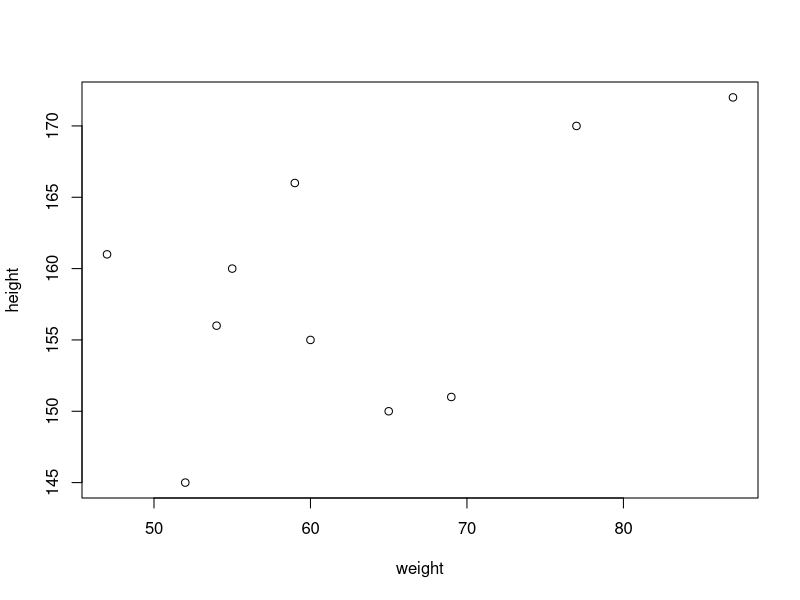
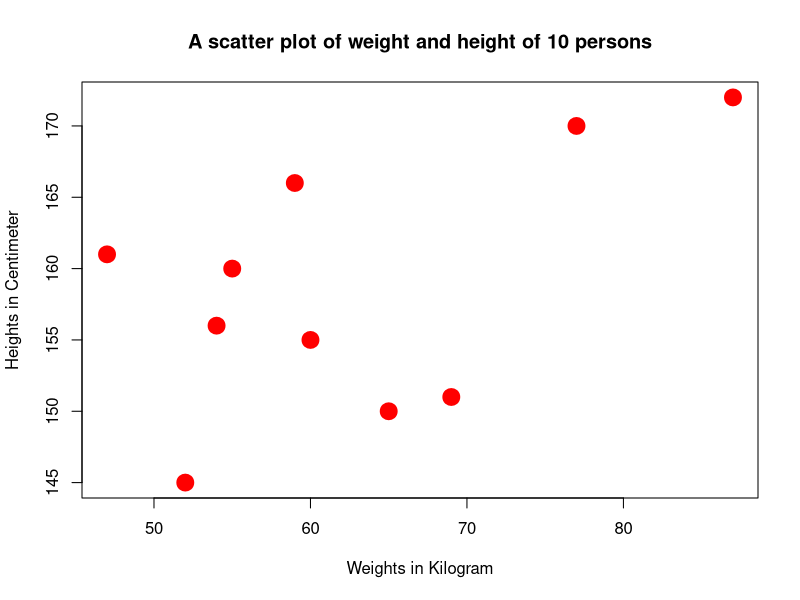
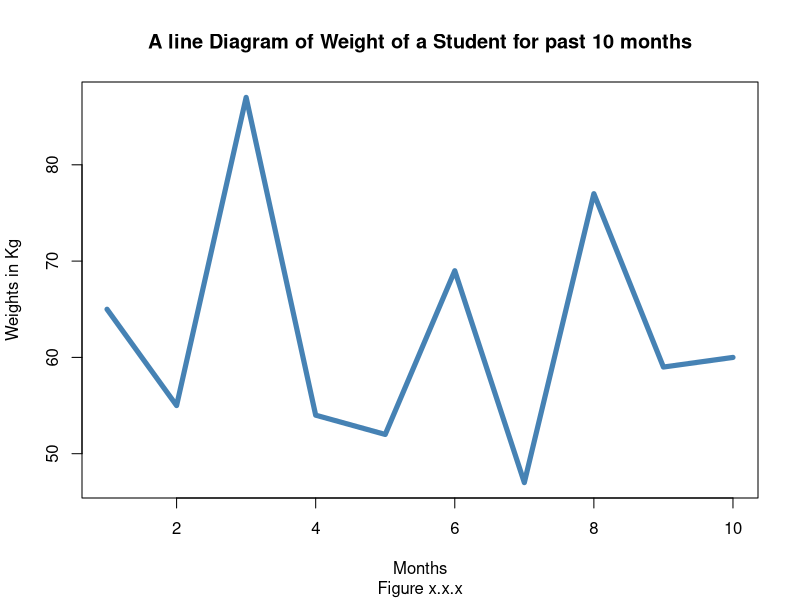
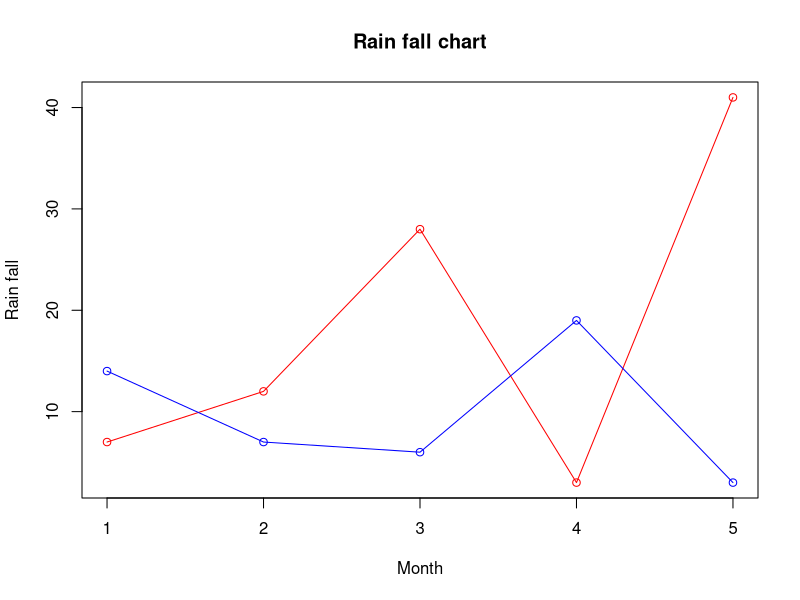
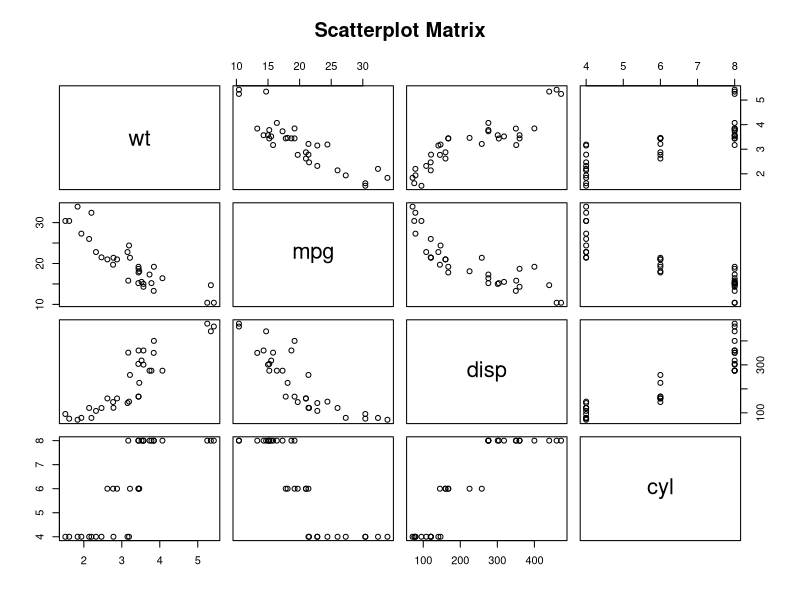
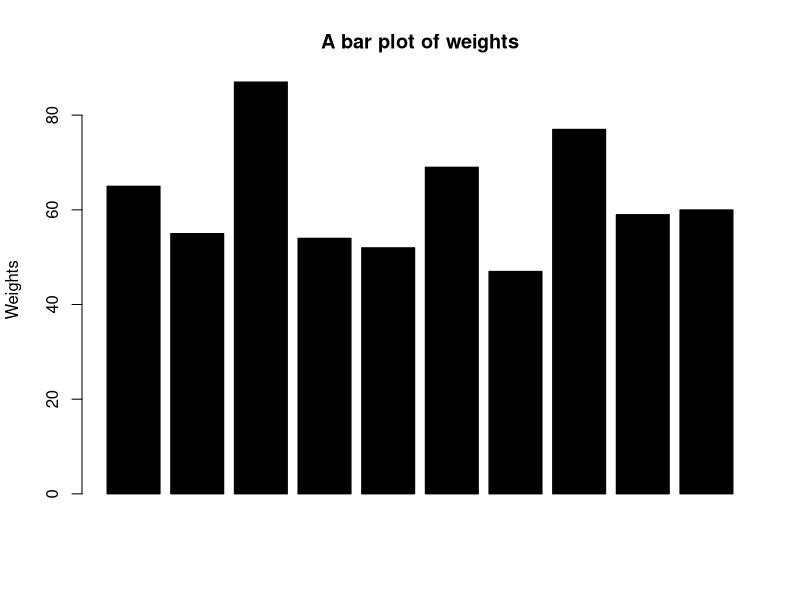
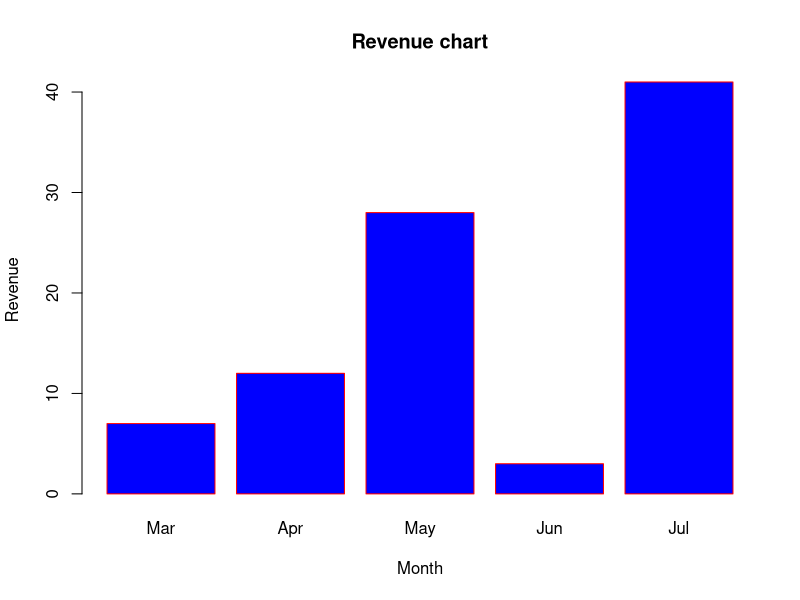
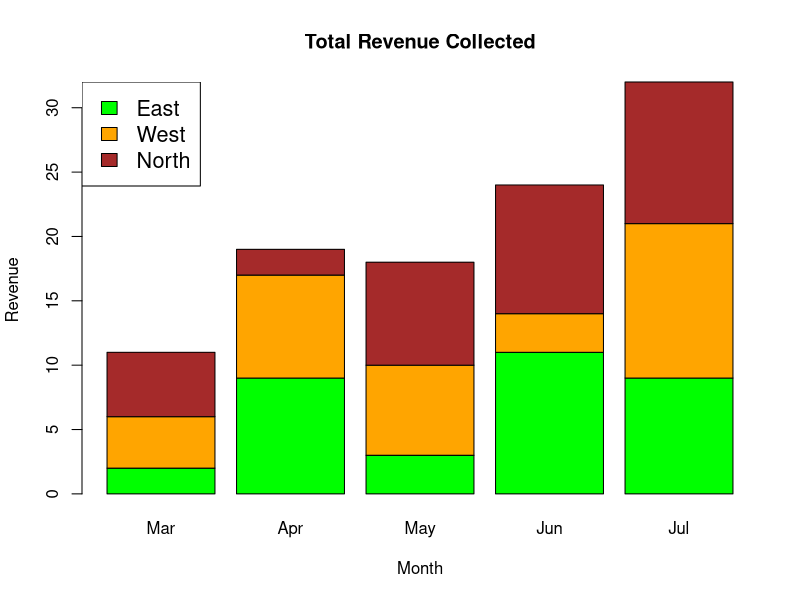

Generate these figures, in order, with R:
## ---- chunk 1
weight=c(65,55,87,54,52,69,47,77,59,60)
height=c(150,160,172,156,145,151,161,170,166,155)
plot(weight,height)
## ---- chunk 2
plot(weight,height,
     main = "A scatter plot of weight and height of 10 persons",
     xlab = "Weights in Kilogram",ylab = "Heights in Centimeter",
     col="red",
     lwd=10)
## ---- chunk 3
plot(1:10,weight,
     type = "l",
     main = "A line Diagram of Weight of a Student for past 10 months",
     sub = "Figure x.x.x",
     xlab = "Months", ylab = "Weights in Kg",
     col="steelblue",lwd=5)
## ---- chunk 4
# Create the data for the chart.
v <- c(7,12,28,3,41)
t <- c(14,7,6,19,3)

# Plot the bar chart.
plot(v,type = "o",col = "red", xlab = "Month", ylab = "Rain fall", 
   main = "Rain fall chart")

lines(t, type = "o", col = "blue")

## ---- chunk 5
# Plot the matrices between 4 variables giving 12 plots.

# One variable with 3 others and total 4 variables.

pairs(~wt+mpg+disp+cyl,data = mtcars,
   main = "Scatterplot Matrix")
## ---- chunk 6
barplot(weight, main = "A bar plot of weights",
        xlab = "",
        ylab = "Weights", 
        col = "black")
## ---- chunk 7
# Create the data for the chart
H <- c(7,12,28,3,41)
M <- c("Mar","Apr","May","Jun","Jul")

# Plot the bar chart 
barplot(H,names.arg=M,xlab="Month",ylab="Revenue",col="blue",
main="Revenue chart",border="red")
## ---- chunk 8
# Create the input vectors.
colors = c("green","orange","brown")
months <- c("Mar","Apr","May","Jun","Jul")
regions <- c("East","West","North")

# Create the matrix of the values.
Values <- matrix(c(2,9,3,11,9,4,8,7,3,12,5,2,8,10,11), 
                 nrow = 3, ncol = 5, byrow = TRUE)

# Create the bar chart
barplot(Values, main = "Total Revenue Collected", 
        names.arg = months, xlab = "Month", 
        ylab = "Revenue", col = colors)

# Add the legend to the chart
legend("topleft", regions, cex = 1.3, fill = colors)
## ---- chunk 9
boxplot(mpg ~ cyl, data = mtcars, xlab = "Number of Cylinders",
   ylab = "Miles Per Gallon", main = "Mileage Data")

## ---- chunk 10
# Plot the chart.
boxplot(mpg ~ cyl, data = mtcars, 
   xlab = "Number of Cylinders",
   ylab = "Miles Per Gallon", 
   main = "Mileage Data",
   notch = TRUE, 
   varwidth = TRUE, 
   col = c("green","yellow","purple"),
   names = c("High","Medium","Low")
)
## ---- chunk 11
# Create data for the graph.
v <-  c(9,13,21,8,36,22,12,41,31,33,19)

# Create the histogram.
hist(v,xlab = "Weight",col = "yellow",border = "blue")
## ---- chunk 12
# Create data for the graph.
v <- c(9,13,21,8,36,22,12,41,31,33,19)

# Create the histogram.
hist(v,xlab = "Weight",col = "green",border = "red", xlim = c(0,40), ylim = c(0,5),
   breaks = 5)

## ---- chunk 13
# Create data for the graph.
x <- c(21, 62, 10, 53)
labels <- c("London", "New York", "Singapore", "Mumbai")

# Plot the chart.
pie(x,labels)

## ---- chunk 14
# Create data for the graph.
x <- c(21, 62, 10, 53)
labels <- c("London", "New York", "Singapore", "Mumbai")

# Plot the chart with title and rainbow color pallet.
pie(x, labels, main = "City pie chart", col = rainbow(length(x)))


## ---- chunk 15
# Create data for the graph.
x <-  c(21, 62, 10,53)
labels <-  c("London","New York","Singapore","Mumbai")

piepercent<- round(100*x/sum(x), 1)

# Plot the chart.
pie(x, labels = piepercent, main = "City pie chart",col = rainbow(length(x)))
legend("topright", c("London","New York","Singapore","Mumbai"), cex = 0.8,
   fill = rainbow(length(x)))

